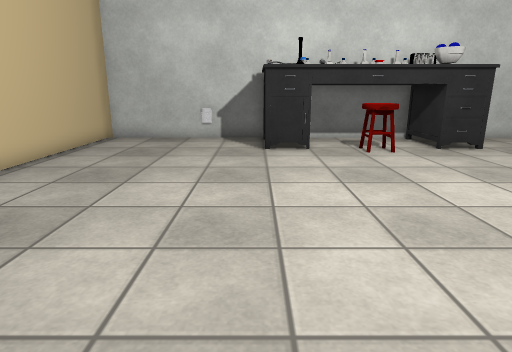
view 1 (above)

12 first-person views from a walk through a scene from a Unity 3-D project. The camera is 1.2 m above the floor, tilts 14° down and sees 75° across. The floor is counted in squares, 0.56 m on a side. Each view is taken from the middle of a square. On the plan, view 1 faces up. The plan holds only what a view shows up to about 19 squares ahead; the rest is blank. The place goes on beyond the plan. The player is left out. Some surface patterns are stand-ins.

view 2
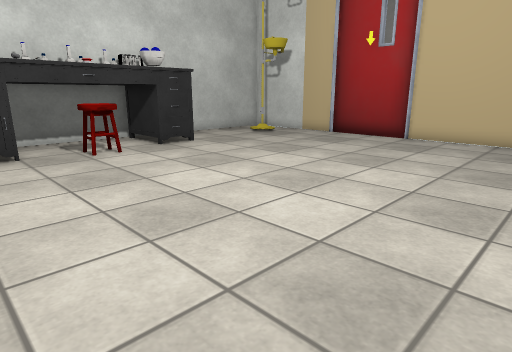

view 3
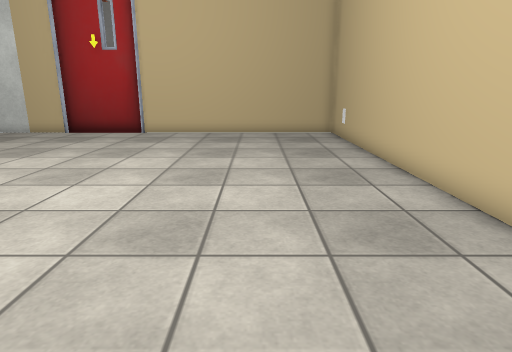

view 4
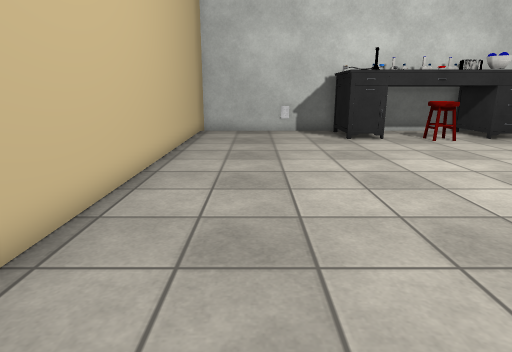

view 5
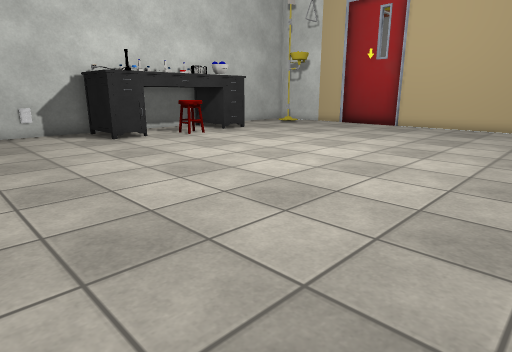

view 6
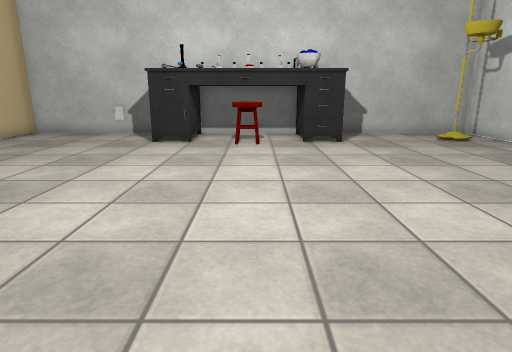

view 7
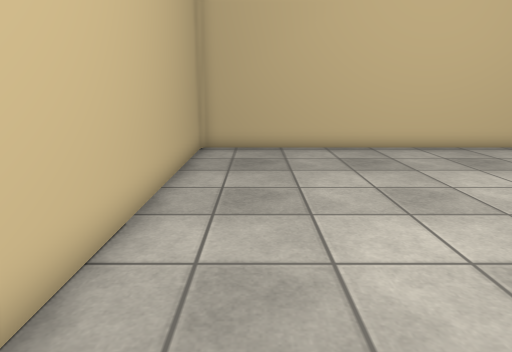

view 8
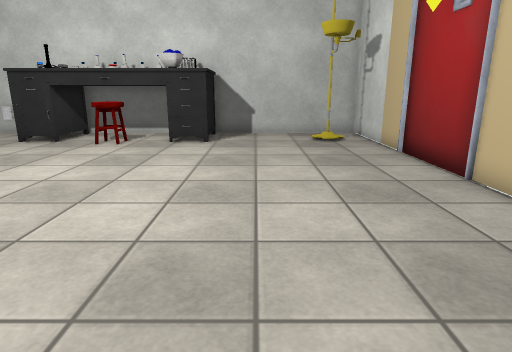

view 9
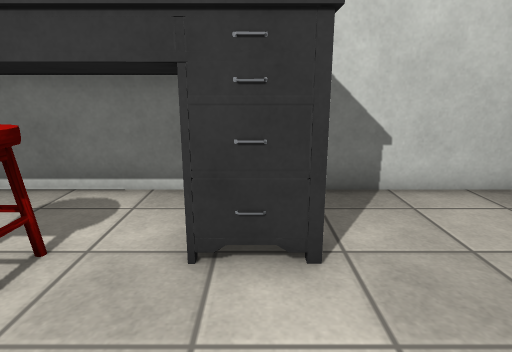

view 10
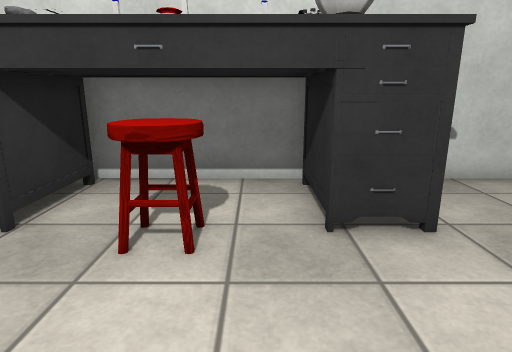

view 11
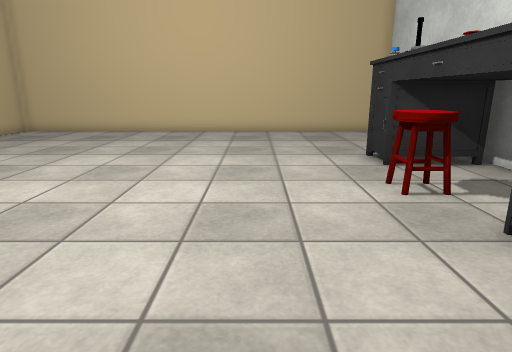

view 12
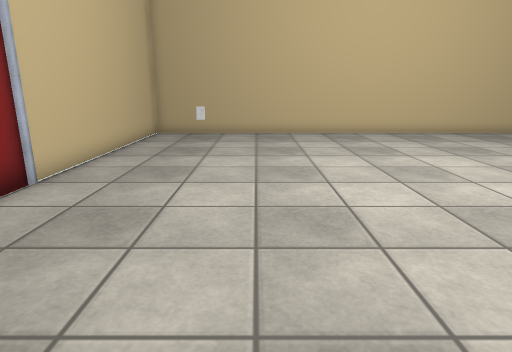

### Floor plan
Points are (right, up) in squares from view 1. A wall is a line through its corners. A room is listed if a view was taken in it or the views show most of it. See-through windows are left out.
Room 1 (views 1, 2, 3, 4, 5, 6, 7, 8, 9, 10, 11, 12)
walls: (1, 16.3) (-7.2, 16.3) (-7.2, -4.2) (13.4, -4.2); (14.4, -4.2) (16.4, -4.2) (16.4, 16.3) (8.7, 16.3)
objects: other object (-2, 16); stool (4, 12) to (5, 13); shower (14, 14)
Room 2 (no view inside)
walls: (6.5, 16.3) (1, 16.3)
objects: other object (0, 13) to (9, 15)

Positions as (right, up) in squares from view 1, and headings:
1: (0, 0), facing up
2: (0, 0), facing up-right
3: (-2, 0), facing right
4: (-4, -3), facing up
5: (-6, -3), facing up-right
6: (5, -2), facing up
7: (6, -2), facing left
8: (11, -2), facing up
9: (8, 9), facing up
10: (6, 8), facing up
11: (12, 9), facing left
12: (11, 14), facing down
